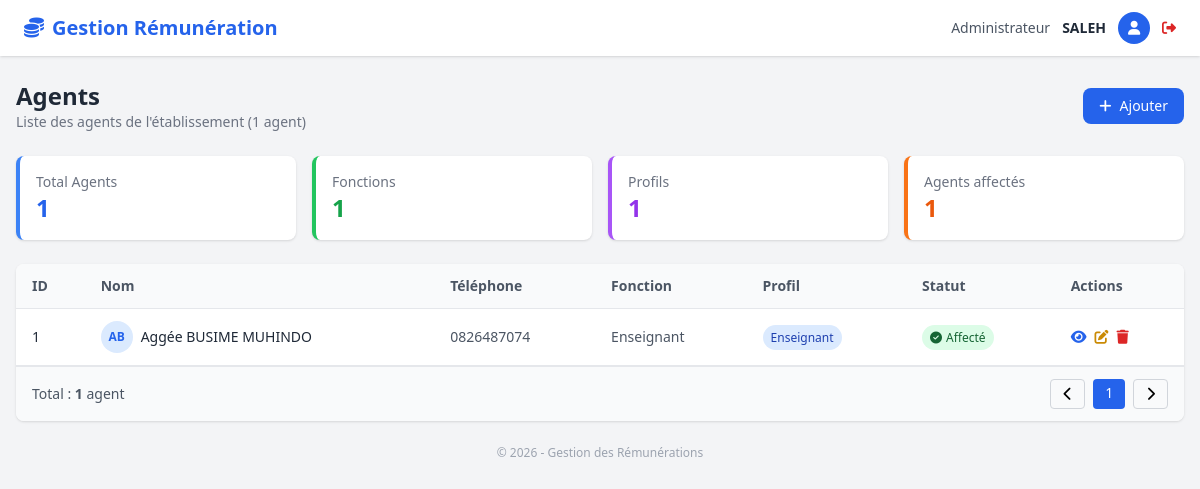
/pages/agents/index.php (signed in), run on an earlier commit of the app's database.
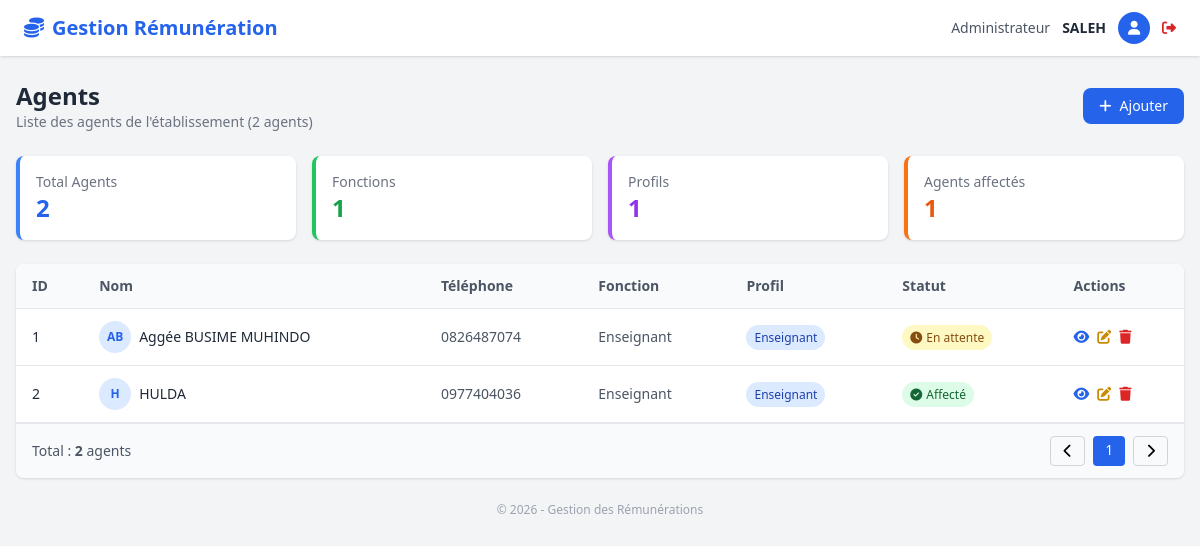
And on a later commit of the database.
### tables this page shows
CREATE TABLE `agent` (
  `id_agent` int(11) NOT NULL,
  `nom_complet` varchar(150) NOT NULL,
  `adresse` varchar(255) DEFAULT NULL,
  `date_naissance` date DEFAULT NULL,
  `telephone` varchar(20) DEFAULT NULL,
  `profil` varchar(100) DEFAULT NULL,
  `lieu_naissance` varchar(100) DEFAULT NULL,
  `fonction` varchar(100) DEFAULT NULL
);

### Classes/Agent.php (called while the page is built, shortened)
<?php
require_once __DIR__ . '/../Config/Database.php';
class Agent {
    private $id_agent;
    private $nom_complet;
    private $telephone;
    private $profil;
    private $fonction;
    public function __construct(
        $nom_complet = null,
        $adresse = null,
        $date_naissance = null,
        $telephone = null,
        $profil = null,
        $lieu_naissance = null,
        $fonction = null,
        $id_agent = null
    ) {
        $this->id_agent = $id_agent;
        $this->nom_complet = $nom_complet;
        $this->telephone = $telephone;
        $this->profil = $profil;
        $this->fonction = $fonction;
    }
    public function getIdAgent() { return $this->id_agent; }
    public function getNomComplet() { return $this->nom_complet; }
    public function getTelephone() { return $this->telephone; }
    public function getProfil() { return $this->profil; }
    public function getFonction() { return $this->fonction; }
    public static function getAll($search = '') {
        $db = Database::getInstance();
        $sql = "SELECT * FROM agent";
        $params = [];
        $sql .= " ORDER BY nom_complet";
        try {
            $stmt = $db->prepare($sql);
            $stmt->execute();
            $agents = [];
            while ($row = $stmt->fetch(PDO::FETCH_ASSOC)) {
                $agents[] = new self(
                    $row['nom_complet'],
                    $row['adresse'],
                    $row['date_naissance'],
                    $row['telephone'],
                    $row['profil'],
                    $row['lieu_naissance'],
                    $row['fonction'],
                    $row['id_agent']
                );
            }
            return $agents;
        } catch (PDOException $e) {
            error_log("Erreur lors de la récupération des agents : " . $e->getMessage());
            return [];
        }
    }
}
?>

### Config/Database.php (called while the page is built, shortened)
<?php
class Database {
    private static $host = 'localhost';
    private static $db_name = 'gestion_remuneration';
    private static $user = 'root';
    private static $password = '';
    private static $conn;
    public static function connect() {
        self::$conn = null;
        try {
            $dsn = 'mysql:host=' . self::$host . ';dbname=' . self::$db_name . ';charset=utf8';
            self::$conn = new PDO($dsn, self::$user, self::$password);
            self::$conn->setAttribute(PDO::ATTR_ERRMODE, PDO::ERRMODE_EXCEPTION);
        } catch (PDOException $e) {
            die('Erreur de connexion : ' . $e->getMessage());
        }
        return self::$conn;
    }
    public static function getInstance() {
        return self::$conn;
    }
}
?>

### pages/agents/index.php (the view, shortened to what the changed rows need)
<?php
require_once __DIR__ . '/../../Config/Database.php';
require_once __DIR__ . '/../../Classes/Agent.php';
$agents = Agent::getAll();
$totalAgents = count($agents);
?>
<!DOCTYPE html>
<html lang="fr">
<head>
    <script src="https://cdn.tailwindcss.com"></script>
    <link rel="stylesheet" href="https://cdnjs.cloudflare.com/ajax/libs/font-awesome/6.4.0/css/all.min.css">
</head>
<body class="bg-gray-100">
<nav class="bg-white shadow px-6 py-3 flex justify-between items-center flex-wrap gap-3">
    <h1 class="text-xl font-bold text-blue-600">
        <i class="fas fa-coins mr-2"></i>Gestion Rémunération
    </h1>
</nav>
<div class="max-w-7xl mx-auto px-4 py-6">
    <div class="flex justify-between items-center mb-6 flex-wrap gap-3">
        <div>
            <h2 class="text-2xl font-bold text-gray-800">Agents</h2>
            <p class="text-sm text-gray-500">Liste des agents de l'établissement (<?php echo $totalAgents; ?> agent<?php echo $totalAgents > 1 ? 's' : ''; ?>)</p>
        </div>
    </div>
    <div class="grid grid-cols-1 sm:grid-cols-2 lg:grid-cols-4 gap-4 mb-6">
        <div class="bg-white rounded-lg shadow p-4 border-l-4 border-blue-500">
            <p class="text-sm text-gray-500">Total Agents</p>
            <p class="text-2xl font-bold text-blue-600"><?php echo $totalAgents; ?></p>
        </div>
    </div>
    <div class="bg-white rounded-lg shadow overflow-hidden">
        <div class="overflow-x-auto">
            <table class="w-full text-sm">
                <thead class="bg-gray-50 border-b">
                    <tr>
                        <th class="px-4 py-3 text-left font-semibold text-gray-600">ID</th>
                        <th class="px-4 py-3 text-left font-semibold text-gray-600">Nom</th>
                        <th class="px-4 py-3 text-left font-semibold text-gray-600">Téléphone</th>
                        <th class="px-4 py-3 text-left font-semibold text-gray-600">Fonction</th>
                        <th class="px-4 py-3 text-left font-semibold text-gray-600">Profil</th>
                        <th class="px-4 py-3 text-left font-semibold text-gray-600">Statut</th>
                        <th class="px-4 py-3 text-left font-semibold text-gray-600">Actions</th>
                    </tr>
                </thead>
                <tbody>
                    <?php if (empty($agents)): ?>
                    <tr>
                        <td colspan="7" class="px-4 py-8 text-center text-gray-400">
                            <i class="fas fa-inbox text-3xl mb-2 block"></i>
                            Aucun agent trouvé
                        </td>
                    </tr>
                    <?php else: ?>
                        <?php foreach ($agents as $agent):
                            $affectations = $agent->getAffectations();
                            $aAffectation = !empty($affectations);
                        ?>
                        <tr class="border-b hover:bg-gray-50 transition">
                            <td class="px-4 py-3 font-medium text-gray-800"><?php echo $agent->getIdAgent(); ?></td>
                            <td class="px-4 py-3">
                                <div class="flex items-center gap-2">
                                    <div class="w-8 h-8 bg-blue-100 rounded-full flex items-center justify-center text-blue-600 text-xs font-bold">
                                        <?php
                                        $nom = $agent->getNomComplet();
                                        $initials = '';
                                        $parts = explode(' ', $nom);
                                        foreach ($parts as $part) {
                                            $initials .= strtoupper(substr($part, 0, 1));
                                        }
                                        echo substr($initials, 0, 2);
                                        ?>
                                    </div>
                                    <span class="font-medium text-gray-800"><?php echo htmlspecialchars($agent->getNomComplet()); ?></span>
                                </div>
                            </td>
                            <td class="px-4 py-3 text-gray-600"><?php echo $agent->getTelephone() ? htmlspecialchars($agent->getTelephone()) : '<span class="text-gray-400">-</span>'; ?></td>
                            <td class="px-4 py-3 text-gray-600"><?php echo $agent->getFonction() ? htmlspecialchars($agent->getFonction()) : '<span class="text-gray-400">-</span>'; ?></td>
                            <td class="px-4 py-3">
                                <?php
                                $profil = $agent->getProfil();
                                $color = 'gray';
                                if ($profil === 'Enseignant') $color = 'blue';
                                elseif ($profil === 'Administratif') $color = 'green';
                                elseif ($profil === 'Direction') $color = 'purple';
                                elseif ($profil === 'Technique') $color = 'orange';
                                ?>
                                <span class="px-2 py-1 rounded-full text-xs font-medium bg-<?php echo $color; ?>-100 text-<?php echo $color; ?>-800">
                                    <?php echo htmlspecialchars($profil ?: '-'); ?>
                                </span>
                            </td>
                            <td class="px-4 py-3">
                                <?php if ($aAffectation): ?>
                                <span class="px-2 py-1 rounded-full text-xs font-medium bg-green-100 text-green-800">
                                    <i class="fas fa-check-circle mr-1"></i>Affecté
                                </span>
                                <?php else: ?>
                                <span class="px-2 py-1 rounded-full text-xs font-medium bg-yellow-100 text-yellow-800">
                                    <i class="fas fa-clock mr-1"></i>En attente
                                </span>
                                <?php endif; ?>
                            </td>
                            <td class="px-4 py-3">
                                <div class="flex gap-2">
                                    <a href="view.php?id=<?php echo $agent->getIdAgent(); ?>" class="text-blue-600 hover:text-blue-800" title="Voir">
                                        <i class="fas fa-eye"></i>
                                    </a>
                                    <a href="edit.php?id=<?php echo $agent->getIdAgent(); ?>" class="text-yellow-600 hover:text-yellow-800" title="Modifier">
                                        <i class="fas fa-edit"></i>
                                    </a>
                                    <a href="delete.php?id=<?php echo $agent->getIdAgent(); ?>" class="text-red-600 hover:text-red-800" title="Supprimer" onclick="return confirm('Êtes-vous sûr de vouloir supprimer cet agent ?')">
                                        <i class="fas fa-trash"></i>
                                    </a>
                                </div>
                            </td>
                        </tr>
                        <?php endforeach; ?>
                    <?php endif; ?>
                </tbody>
            </table>
        </div>
        <div class="px-4 py-3 bg-gray-50 border-t flex justify-between items-center flex-wrap gap-2">
            <span class="text-sm text-gray-600">Total : <strong><?php echo $totalAgents; ?></strong> agent<?php echo $totalAgents > 1 ? 's' : ''; ?></span>
            <div class="flex gap-2">
                <button class="px-3 py-1 border border-gray-300 rounded text-sm hover:bg-gray-100 transition" disabled>
                </button>
                <span class="px-3 py-1 bg-blue-600 text-white rounded text-sm">1</span>
                <button class="px-3 py-1 border border-gray-300 rounded text-sm hover:bg-gray-100 transition" disabled>
                </button>
            </div>
        </div>
    </div>
</div>
</body>
</html>

What changed in the data, as far as the page shows it:
computed for agent "Aggée BUSIME MUHINDO": text "Affecté" → "En attente"
added agent: id_agent "2", initials "H", nom_complet "HULDA", telephone "0977404036", fonction "Enseignant", profil "Enseignant", shows "Affecté"
Also different on the page:
$totalAgents: "1" → "2"
text now shown: "s s"
